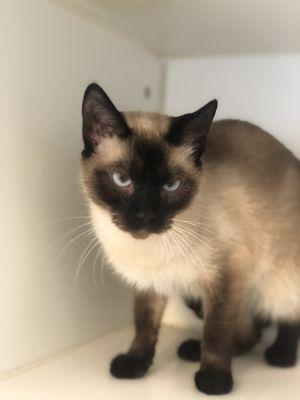
#> input picture pic1.jpg, 300 x 400 px
$ python preprocess.py
#> lines starting #> are read from the running program, lines starting #| are printed output that depends on the picture; after the words box and inside, x2 and y2 are one past the last pixel; in counts of white or black regions, pixels touching at a corner belong together


# Resize:
# Grayscale:
# Konversi ke nilai tertentu:
# Normalisasi:
# Denoising:
# Contrast stretching:

from PIL import Image
import numpy as np
from scipy import ndimage
from skimage import exposure

#! Load citra
img = Image.open('pic1.jpg')
#> img is the input picture: PIL image 300x400 RGB; mean R, G, B 165.4, 151.6, 132.5

#! Resize citra
resized_img = img.resize((258, 258))
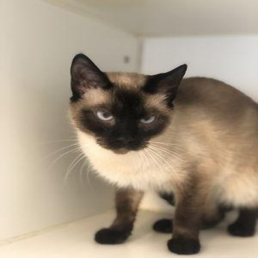
#> resized_img: PIL image 258x258 RGB; mean R, G, B 165.4, 151.6, 132.5

#! Konversi citra ke grayscale
gray_img = resized_img.convert('L')
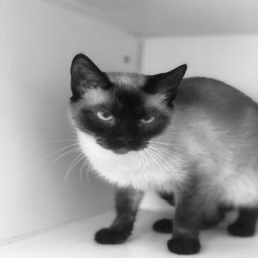
#> gray_img: PIL image 258x258 L; min 10, max 245, mean 153.5

#! Konversi citra ke nilai tertentu
threshold = 150
binary_img = gray_img.point(lambda p: p > threshold and 255)
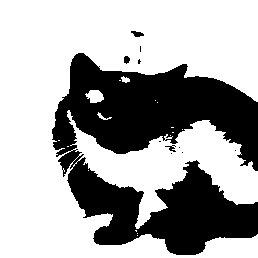
#> binary_img: PIL image 258x258 L; 65.4% white; 11 black regions (7 under 20 px), largest, box (x1, y1, x2, y2) and area: (52, 53, 258, 255) 22874, (131, 31, 144, 37) 50, (124, 56, 130, 64) 37, (165, 145, 176, 152) 32

#! Normalisasi citra
normalized_img = np.array(binary_img) / 255.0

#! Denoising citra
denoised_img = ndimage.median_filter(normalized_img, size=3)
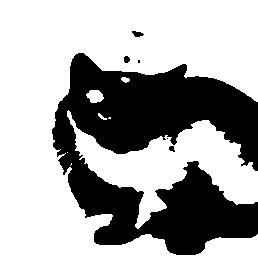
#> denoised_img: shape (258, 258) float64; values 0 (black) and 1 (white), 65.4% white; 6 black regions (2 under 20 px), largest, box (x1, y1, x2, y2) and area: (52, 53, 258, 255) 22929, (132, 31, 144, 37) 47, (124, 56, 130, 63) 34, (169, 146, 175, 152) 26

#! Contrast stretching citra
p2, p98 = np.percentile(denoised_img, (2, 98))
#> p2 = 0; p98 = 1
stretched_img = exposure.rescale_intensity(denoised_img, in_range=(p2, p98))

# np.set_printoptions(threshold=np.inf)
# print(denoised_img)
image_array_scaled = (stretched_img * 255).astype(np.uint8)
imagee = Image.fromarray(image_array_scaled)
# imagee.show()
# img.show()

from skimage.feature import hog
import cv2
from skimage import data, exposure
import matplotlib.pyplot as plt

# Load an example image
image = cv2.imread('pic.jpg', cv2.IMREAD_GRAYSCALE)
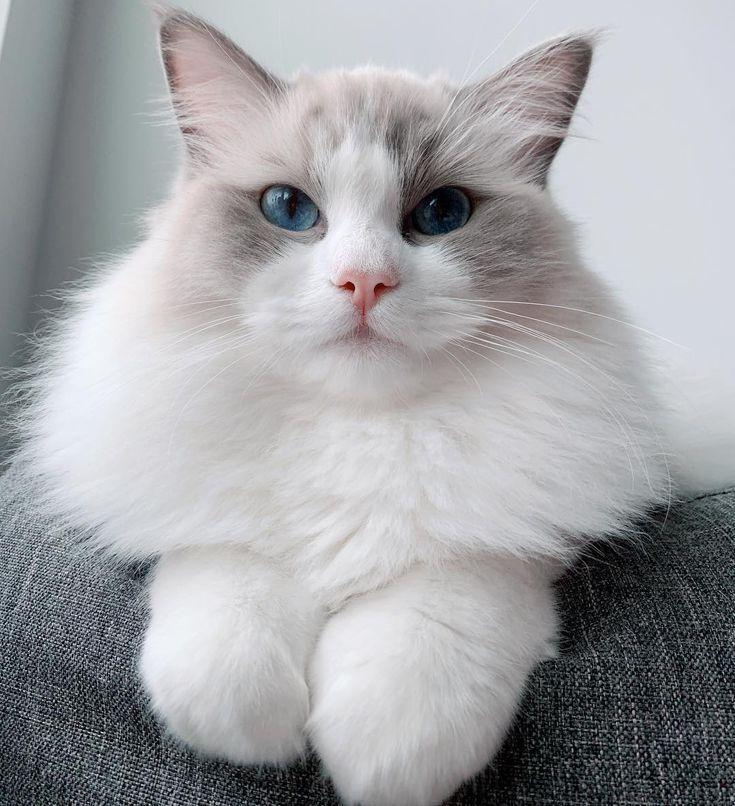
#> input picture pic.jpg, 735 x 806 px
#> image: shape (806, 735); min 0, max 255, mean 162
print(image)
#> (printed output is left out)
# Calculate the HOG features and visualization
hog_features ,hog_image = hog(imagee, orientations=8, pixels_per_cell=(16, 16),
                   cells_per_block=(2, 2), block_norm='L2', visualize=True)
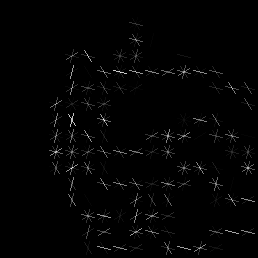
#> hog_image: shape (258, 258) float64; min 0, max 49.5, mean 0.6; drawn with min black and max white
#> hog_features = 7200 values, max 1 at index 1308, min 0 at index 0, mean 0.0461

# Plot the original image and its HOG visualization
fig, (ax1, ax2) = plt.subplots(1, 2, figsize=(12, 6))

ax1.axis('off')
ax1.imshow(image, cmap=plt.cm.gray)
ax1.set_title('Original Image')

ax2.axis('off')
ax2.imshow(hog_image, cmap=plt.cm.gray)
ax2.set_title('HOG Visualization')

plt.show()
